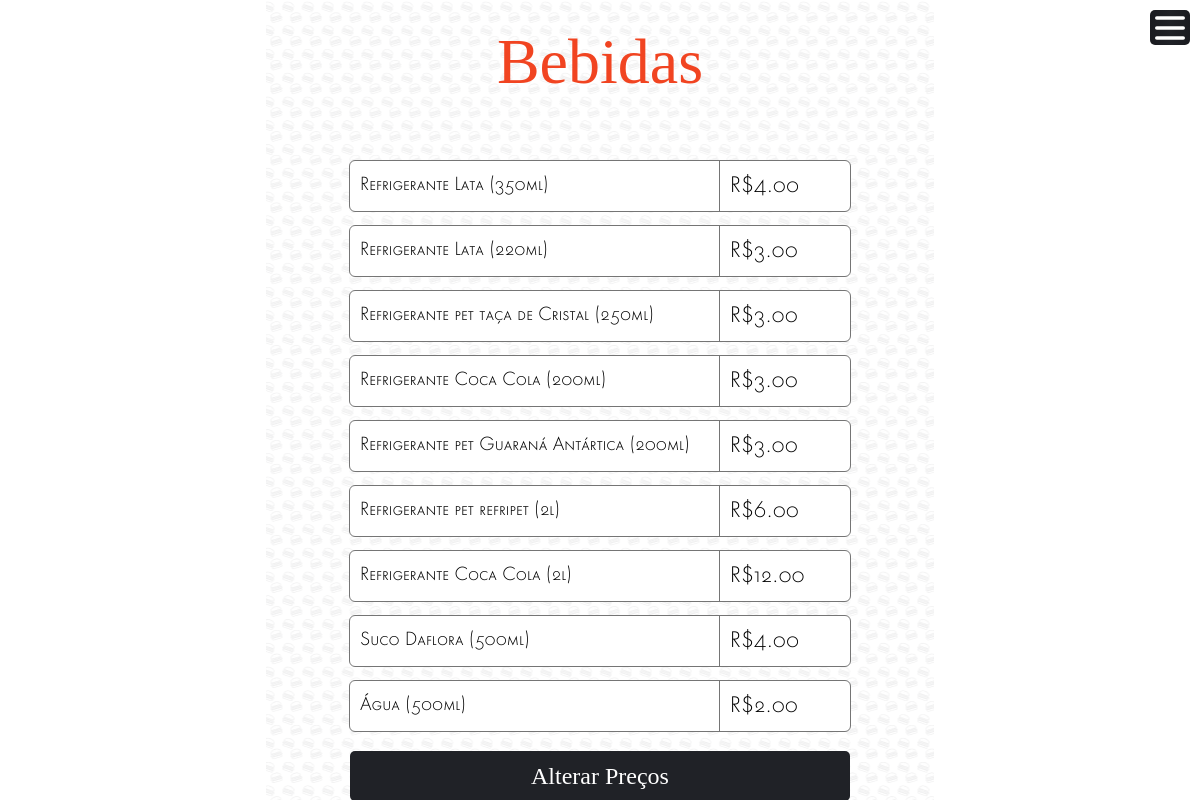
The page /configuracoes/bebidas.php on the database its author committed.
### tables this page shows
CREATE TABLE `bebidas` (
  `idBebidas` int(11) NOT NULL,
  `Nome` varchar(45) NOT NULL,
  `Preco` decimal(10,2) NOT NULL,
  `ativo` int(11) NOT NULL
);

### configuracoes/bebidas.php (the view, shortened to what this page needs)
<?php
include_once('../config.php');
?>
<!DOCTYPE html>
<html lang="pt-br">
<head>
</head>
<body>
    <nav>
        <?php
        include_once('menu.php');
        ?>
    </nav>
    <main>
        <p class="h1">Bebidas</p>
        <div class="corpo">
            <form action="bebidas.php" id="alterar" method="POST">
                <?php
                $consulta = "SELECT * FROM bebidas WHERE ativo = 1";
                $con = $mysqli->query($consulta) or die($mysqli->error);
                while ($dado = $con->fetch_array()) { ?>
                    <div class="informa_preco">
                        <p><?php echo $dado['Nome']; ?></p>
                        <div class="valor">
                            <p>R$</p>
                            <input name="Preco<?php echo $dado['idBebidas'] ?>" type="number" value="<?php echo $dado['Preco'] ?>">
                        </div>
                    </div>
                <?php
                }
                mysqli_close($mysqli); ?>
                <div class="submit" onclick="enviar('#alterar')">Alterar Preços</button>
            </form>
        </div>
    </main>
</body>
</html>

### fontes/style.php (style rules this page uses)
* { user-select: none; padding: 0; margin: 0; font-family: 'futura-nd-light-scosf', sans-serif; }
html { overflow: hidden; overflow-x: hidden; height: 100vh; display: flex; align-items: center; justify-content: center; flex-direction: column; background-image: url('../fontes/Frame23.png'); background-repeat: no-repeat; background-position: center top; background-size: auto; overflow-y: hidden; }
body { position: fixed; height: 100%; width: 100%; overflow-x: hidden; overflow-y: hidden; }
main { background-image: url('../fontes/Frame21.png'); background-repeat: no-repeat; background-position: center top; background-size: auto; padding-left: 7%; padding-right: 7%; width: 86%; max-width: 500px; height: 100%; overflow-x: hidden; overflow-y: hidden; display: flex; justify-content: center; align-items: center; }
form { width: 100%; margin-top: 20px; margin-bottom: 20px; }
.corpo { width: 100%; height: 100%; padding: 2px; overflow-y: scroll; display: flex; flex-direction: column; overflow-x: hidden; }
main, body { display: flex; align-items: center; flex-direction: column; }
.h1 { width: 100%; text-align: center; font-size: 400%; font-family: 'hello honey'; margin-top: 5%; margin-bottom: 5%; color: rgba(241, 68, 33, 1); }
#pdf, #form>input, .card-title, .enviar, .submit, input[type='submit'], label { font-family: 'LEMONMILK-Medium'; }
#pdf, #form>input, .enviar, .voltar, .submit, input[type='submit'] { display: flex; justify-content: center; align-items: center; margin-top: 20px; width: 100%; height: 50px; font-size: 150%; border: none; border-radius: 5px; -webkit-border-radius: 5px; background-color: rgba(32, 34, 39, 1); color: #fff; cursor: pointer; -moz-transition: all 1s; -webkit-transition: all 1s; transition: all 1s; text-align: center; }
.informa_preco { display: flex; margin-top: 15px; margin-bottom: 15px; align-items: center; }
.informa_preco>p { background-color: #fff; width: 75%; outline: 1px solid rgba(117, 117, 117, 1); padding-left: 2%; font-size: 110%; display: flex; align-items: center; height: 50px; border-radius: 5px 0px 0px 5px; -webkit-border-radius: 5px 0px 0px 5px; }
.informa_preco>.valor { display: flex; align-items: center; height: 50px; font-size: 130%; border: none; background-color: #fff; outline: 1px solid rgba(117, 117, 117, 1); padding-left: 2%; display: flex; width: 25%; border-radius: 0px 5px 5px 0px; -webkit-border-radius: 0px 5px 5px 0px; }
.valor>input { font-size: 100%; width: 100%; border: none; }

### fontes/menustyle.php (style rules this page uses)
* { padding: 0; margin: 0; }

### rows shown on the page
bebidas: Nome "Refrigerante Lata (350ml)", Preco "4.00"
bebidas: Nome "Refrigerante Lata (220ml)", Preco "3.00"
bebidas: Nome "Refrigerante pet taça de Cristal (250ml)", Preco "3.00"
bebidas: Nome "Refrigerante Coca Cola (200ml)", Preco "3.00"
bebidas: Nome "Refrigerante pet Guaraná Antártica (200ml)", Preco "3.00"
bebidas: Nome "Refrigerante pet refripet (2l)", Preco "6.00"
bebidas: Nome "Refrigerante Coca Cola (2l)", Preco "12.00"
bebidas: Nome "Suco Daflora (500ml)", Preco "4.00"
bebidas: Nome "Água (500ml)", Preco "2.00"
